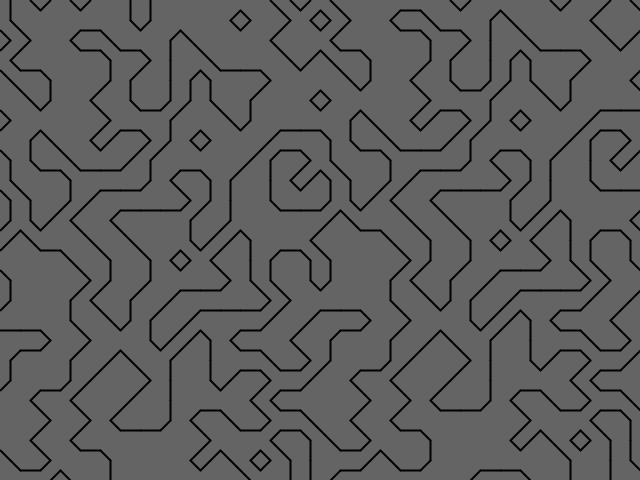
Frame 1 (no input)
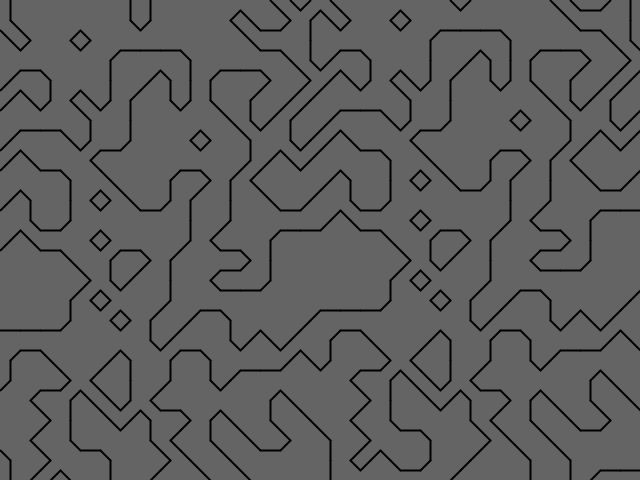
Frame 60 (the mouse pressed at the canvas centre just before this capture)
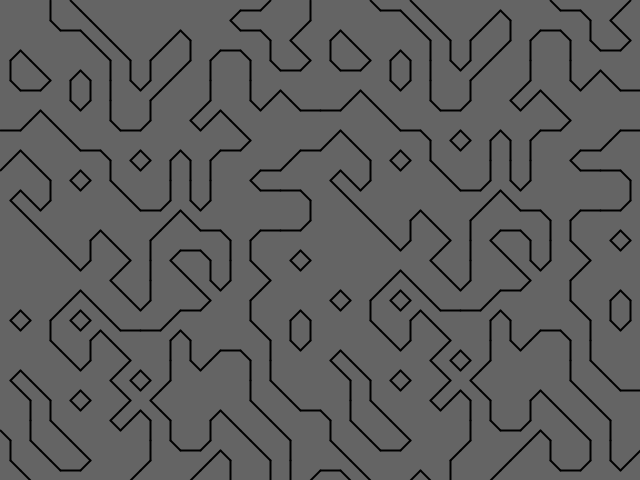
Frame 120 (the mouse held since frame 60 and released just before this capture)

The Processing sketch that drew these frames (run headless with seeded random() and noise(); from frame 60 on, the mouse is pressed at the canvas centre):

// Processing sketch: marching_squares
// ── marching_squares.pde
int field[][];
int rez = 20;
int map_w, map_h;
float noise_off = 0.01;

FieldDrawer drawer = new FieldDrawer();

void setup()
{
  size(640, 480);
  map_w = 1 + width/rez;
  map_h = 1 + height/rez;
  setup_field();
}

void draw()
{
  background(100);
  drawer.drawField(field, rez, map_w, map_h);
  noise_off+= 0.005;
  setup_field();
  //render_field(); 
}

void render_field()
{
  for(int j = 0; j < map_h; j++)
    for(int i = 0; i < map_w; i++) 
    {
      stroke(field[j][i]*255);
      strokeWeight(5);
      point(i*rez, j*rez);
    }
}

void setup_field()
{ 
  field = new int[map_h][map_w];
  
  for(int j = 0; j < map_h; j++)
    for(int i = 0; i < map_w; i++) 
    {
      field[j][i] = round(noise(i+noise_off, j+noise_off));          
    }
}

// ── FieldDrawer.pde
class FieldDrawer
{
  void drawField(int[][] field, int rez, int w, int h)
  {
   for(int j = 0; j < h-1; j++)
    for(int i = 0; i < w-1; i++) 
    { 
      int a = field[j][i];
      int b = field[j][i+1];
      int c = field[j+1][i+1];
      int d = field[j+1][i];
      int state = getState(a, b, c, d);
      
      fill(0);
      strokeWeight(2);
      drawContours(i, j, rez, state);
    }
  }

 int getState(int a, int b, int c, int d)
 {
   return a*8 + b*4 + c*2 + d;
 }
  
 void drawContours(int i, int j, int rez, int state)
 {
   //top left vector elements
   float x = i * rez;
   float y = j * rez;
   
   /*
   vertex notation  
   ---a---
   |     |
   d     b
   |     |
   ---c---
   */
   
   PVector a = new PVector(x+rez*0.5, y        );
   PVector b = new PVector(x+rez    , y+rez*0.5);
   PVector c = new PVector(x+rez*0.5, y+rez    );
   PVector d = new PVector(x        , y+rez*0.5);

   switch(state)
   {
      case 1:
        line(c, d);
        break;
      case 2:
        line(c, b);
        break;
      case 3:
        line(d, b);
        break;
      case 4:
        line(a, b);
        break;
      case 5:
        line(a, d);
        line(b, c);
        break;
      case 6:
        line(a, c);
        break;
      case 7:
        line(d, a);
        break;
      case 8:
        line(d, a);
        break;
      case 9:
        line(a, c);
        break;
      case 10:
        line(b, a);
        line(d, c);
        break;
      case 11:
        line(a, b);
        break;
      case 12:
        line(d, b);
        break;
      case 13:
        line(b, c);
        break;
      case 14:
        line(d, c);
        break;    
   }
 }
}

void line(PVector v1, PVector v2)
{    
  line(v1.x, v1.y, v2.x, v2.y);
}
